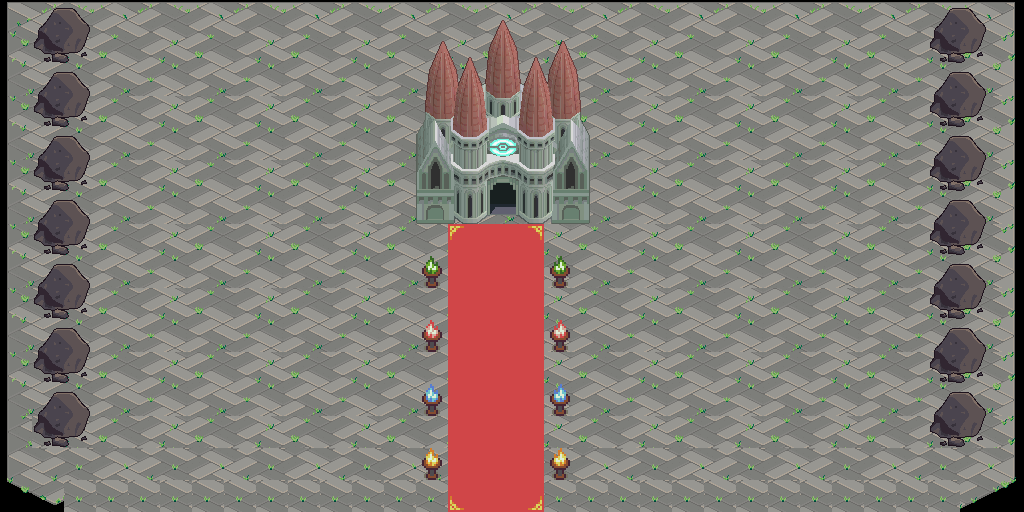

A level layout from a 2D game, rendered from its tile map. Below: a short description, then the map file with its tile-grid data intact:
An orthogonal 32x16 tile map with 32x32 px tiles, 5 tile layers (ground, rock, road, building, ...), 6 tilesets and 3 objects (1, 2, 3).

<map version="1.2" tiledversion="1.2.4" orientation="orthogonal" renderorder="right-down" width="32" height="16" tilewidth="32" tileheight="32" infinite="0" nextlayerid="8" nextobjectid="4">
 <tileset firstgid="1" source="terrain_atlas.tsx" />
 <tileset firstgid="1025" source="Tiny32-Complete-Spritesheet_0.tsx" />
 <tileset firstgid="1281" source="d2twtha-9929eac5-3918-4922-9a55-d49508047cc0.tsx" />
 <tileset firstgid="2305" source="d2twttt-fe1e0648-ccd7-43d2-b722-e5e12048bb59.tsx" />
 <tileset firstgid="3329" source="9.tsx" />
 <tileset firstgid="3330" source="innenraumx.tsx" />
 <layer id="1" name="ground" width="32" height="16">
  <data encoding="csv">
481,482,483,484,482,483,484,482,483,484,482,483,484,482,483,484,482,483,484,482,483,484,482,483,484,482,483,484,482,483,484,485,
513,514,515,516,514,515,516,514,515,516,514,515,516,514,515,516,514,515,516,514,515,516,514,515,516,514,515,516,514,515,516,517,
545,546,547,548,546,547,548,546,547,548,546,547,548,546,547,548,546,547,548,546,547,548,546,547,548,546,547,548,546,547,548,549,
513,514,515,516,514,515,516,514,515,516,514,515,516,514,515,516,514,515,516,514,515,516,514,515,516,514,515,516,514,515,516,517,
545,546,547,548,546,547,548,546,547,548,546,547,548,546,547,548,546,547,548,546,547,548,546,547,548,546,547,548,546,547,548,549,
513,514,515,516,514,515,516,514,515,516,514,515,516,514,515,516,514,515,516,514,515,516,514,515,516,514,515,516,514,515,516,517,
545,546,547,548,546,547,548,546,547,548,546,547,548,546,547,548,546,547,548,546,547,548,546,547,548,546,547,548,546,547,548,549,
513,514,515,516,514,515,516,514,515,516,514,515,516,514,515,516,514,515,516,514,515,516,514,515,516,514,515,516,514,515,516,517,
545,546,547,548,546,547,548,546,547,548,546,547,548,546,547,548,546,547,548,546,547,548,546,547,548,546,547,548,546,547,548,549,
513,514,515,516,514,515,516,514,515,516,514,515,516,514,515,516,514,515,516,514,515,516,514,515,516,514,515,516,514,515,516,517,
545,546,547,548,546,547,548,546,547,548,546,547,548,546,547,548,546,547,548,546,547,548,546,547,548,546,547,548,546,547,548,549,
513,514,515,516,514,515,516,514,515,516,514,515,516,514,515,516,514,515,516,514,515,516,514,515,516,514,515,516,514,515,516,517,
545,546,547,548,546,547,548,546,547,548,546,547,548,546,547,548,546,547,548,546,547,548,546,547,548,546,547,548,546,547,548,549,
545,514,515,516,514,515,516,514,515,516,514,515,516,514,515,516,514,515,516,514,515,516,514,515,516,514,515,516,514,515,516,517,
577,578,579,580,578,579,580,578,579,580,578,579,580,578,579,580,578,579,580,578,579,580,578,579,580,578,579,580,578,579,580,581,
609,610,579,579,579,579,579,579,579,579,579,579,579,579,579,579,579,579,579,579,579,579,579,579,579,579,579,579,579,579,612,613
</data>
 </layer>
 <layer id="2" name="rock" width="32" height="16">
  <data encoding="csv">
0,403,404,0,0,0,0,0,0,0,0,0,0,0,0,0,0,0,0,0,0,0,0,0,0,0,0,0,0,403,404,0,
0,435,436,0,0,0,0,0,0,0,0,0,0,0,0,0,0,0,0,0,0,0,0,0,0,0,0,0,0,435,436,0,
0,403,404,0,0,0,0,0,0,0,0,0,0,0,0,0,0,0,0,0,0,0,0,0,0,0,0,0,0,403,404,0,
0,435,436,0,0,0,0,0,0,0,0,0,0,0,0,0,0,0,0,0,0,0,0,0,0,0,0,0,0,435,436,0,
0,403,404,0,0,0,0,0,0,0,0,0,0,0,0,0,0,0,0,0,0,0,0,0,0,0,0,0,0,403,404,0,
0,435,436,0,0,0,0,0,0,0,0,0,0,0,0,0,0,0,0,0,0,0,0,0,0,0,0,0,0,435,436,0,
0,403,404,0,0,0,0,0,0,0,0,0,0,0,0,0,0,0,0,0,0,0,0,0,0,0,0,0,0,403,404,0,
0,435,436,0,0,0,0,0,0,0,0,0,0,0,0,0,0,0,0,0,0,0,0,0,0,0,0,0,0,435,436,0,
0,403,404,0,0,0,0,0,0,0,0,0,0,0,0,0,0,0,0,0,0,0,0,0,0,0,0,0,0,403,404,0,
0,435,436,0,0,0,0,0,0,0,0,0,0,0,0,0,0,0,0,0,0,0,0,0,0,0,0,0,0,435,436,0,
0,403,404,0,0,0,0,0,0,0,0,0,0,0,0,0,0,0,0,0,0,0,0,0,0,0,0,0,0,403,404,0,
0,435,436,0,0,0,0,0,0,0,0,0,0,0,0,0,0,0,0,0,0,0,0,0,0,0,0,0,0,435,436,0,
0,403,404,0,0,0,0,0,0,0,0,0,0,0,0,0,0,0,0,0,0,0,0,0,0,0,0,0,0,403,404,0,
0,435,436,0,0,0,0,0,0,0,0,0,0,0,0,0,0,0,0,0,0,0,0,0,0,0,0,0,0,435,436,0,
0,0,0,0,0,0,0,0,0,0,0,0,0,0,0,0,0,0,0,0,0,0,0,0,0,0,0,0,0,0,0,0,
0,0,0,0,0,0,0,0,0,0,0,0,0,0,0,0,0,0,0,0,0,0,0,0,0,0,0,0,0,0,0,0
</data>
 </layer>
 <layer id="7" name="road" width="32" height="16">
  <data encoding="csv">
0,0,0,0,0,0,0,0,0,0,0,0,0,0,0,0,0,0,0,0,0,0,0,0,0,0,0,0,0,0,0,0,
0,0,0,0,0,0,0,0,0,0,0,0,0,0,0,0,0,0,0,0,0,0,0,0,0,0,0,0,0,0,0,0,
0,0,0,0,0,0,0,0,0,0,0,0,0,0,0,0,0,0,0,0,0,0,0,0,0,0,0,0,0,0,0,0,
0,0,0,0,0,0,0,0,0,0,0,0,0,0,0,0,0,0,0,0,0,0,0,0,0,0,0,0,0,0,0,0,
0,0,0,0,0,0,0,0,0,0,0,0,0,0,0,0,0,0,0,0,0,0,0,0,0,0,0,0,0,0,0,0,
0,0,0,0,0,0,0,0,0,0,0,0,0,0,0,0,0,0,0,0,0,0,0,0,0,0,0,0,0,0,0,0,
0,0,0,0,0,0,0,0,0,0,0,0,0,0,0,0,0,0,0,0,0,0,0,0,0,0,0,0,0,0,0,0,
0,0,0,0,0,0,0,0,0,0,0,0,0,0,1119,1118,1120,0,0,0,0,0,0,0,0,0,0,0,0,0,0,0,
0,0,0,0,0,0,0,0,0,0,0,0,0,1278,1118,1118,1118,1280,0,0,0,0,0,0,0,0,0,0,0,0,0,0,
0,0,0,0,0,0,0,0,0,0,0,0,0,0,1118,1118,1118,0,0,0,0,0,0,0,0,0,0,0,0,0,0,0,
0,0,0,0,0,0,0,0,0,0,0,0,0,1262,1118,1118,1118,1264,0,0,0,0,0,0,0,0,0,0,0,0,0,0,
0,0,0,0,0,0,0,0,0,0,0,0,0,0,1118,1118,1118,0,0,0,0,0,0,0,0,0,0,0,0,0,0,0,
0,0,0,0,0,0,0,0,0,0,0,0,0,1246,1118,1118,1118,1248,0,0,0,0,0,0,0,0,0,0,0,0,0,0,
0,0,0,0,0,0,0,0,0,0,0,0,0,0,1118,1118,1118,0,0,0,0,0,0,0,0,0,0,0,0,0,0,0,
0,0,0,0,0,0,0,0,0,0,0,0,0,1230,1118,1118,1118,1232,0,0,0,0,0,0,0,0,0,0,0,0,0,0,
0,0,0,0,0,0,0,0,0,0,0,0,0,0,1135,1118,1136,0,0,0,0,0,0,0,0,0,0,0,0,0,0,0
</data>
 </layer>
 <layer id="3" name="building" width="32" height="16">
  <data encoding="csv">
0,0,0,0,0,0,0,0,0,0,0,0,0,0,0,0,0,0,0,0,0,0,0,0,0,0,0,0,0,0,0,0,
0,0,0,0,0,0,0,0,0,0,0,0,0,0,0,0,0,0,0,0,0,0,0,0,0,0,0,0,0,0,0,0,
0,0,0,0,0,0,0,0,0,0,0,0,0,0,0,0,0,0,0,0,0,0,0,0,0,0,0,0,0,0,0,0,
0,0,0,0,0,0,0,0,0,0,0,0,0,0,0,0,0,0,0,0,0,0,0,0,0,0,0,0,0,0,0,0,
0,0,0,0,0,0,0,0,0,0,0,0,0,0,0,0,0,0,0,0,0,0,0,0,0,0,0,0,0,0,0,0,
0,0,0,0,0,0,0,0,0,0,0,0,0,0,0,0,0,0,0,0,0,0,0,0,0,0,0,0,0,0,0,0,
0,0,0,0,0,0,0,0,0,0,0,0,0,3329,0,0,0,0,0,0,0,0,0,0,0,0,0,0,0,0,0,0,
0,0,0,0,0,0,0,0,0,0,0,0,0,0,0,0,0,0,0,0,0,0,0,0,0,0,0,0,0,0,0,0,
0,0,0,0,0,0,0,0,0,0,0,0,0,0,0,0,0,0,0,0,0,0,0,0,0,0,0,0,0,0,0,0,
0,0,0,0,0,0,0,0,0,0,0,0,0,0,0,0,0,0,0,0,0,0,0,0,0,0,0,0,0,0,0,0,
0,0,0,0,0,0,0,0,0,0,0,0,0,0,0,0,0,0,0,0,0,0,0,0,0,0,0,0,0,0,0,0,
0,0,0,0,0,0,0,0,0,0,0,0,0,0,0,0,0,0,0,0,0,0,0,0,0,0,0,0,0,0,0,0,
0,0,0,0,0,0,0,0,0,0,0,0,0,0,0,0,0,0,0,0,0,0,0,0,0,0,0,0,0,0,0,0,
0,0,0,0,0,0,0,0,0,0,0,0,0,0,0,0,0,0,0,0,0,0,0,0,0,0,0,0,0,0,0,0,
0,0,0,0,0,0,0,0,0,0,0,0,0,0,0,0,0,0,0,0,0,0,0,0,0,0,0,0,0,0,0,0,
0,0,0,0,0,0,0,0,0,0,0,0,0,0,0,0,0,0,0,0,0,0,0,0,0,0,0,0,0,0,0,0
</data>
 </layer>
 <layer id="5" name="physics" width="32" height="16">
  <data encoding="csv">
0,0,0,0,0,0,0,0,0,0,0,0,0,0,0,0,0,0,0,0,0,0,0,0,0,0,0,0,0,0,0,0,
0,0,0,0,0,0,0,0,0,0,0,0,0,0,0,0,0,0,0,0,0,0,0,0,0,0,0,0,0,0,0,0,
0,0,0,0,0,0,0,0,0,0,0,0,0,0,0,0,0,0,0,0,0,0,0,0,0,0,0,0,0,0,0,0,
0,0,0,0,0,0,0,0,0,0,0,0,0,0,0,0,0,0,0,0,0,0,0,0,0,0,0,0,0,0,0,0,
0,0,0,0,0,0,0,0,0,0,0,0,0,0,0,0,0,0,0,0,0,0,0,0,0,0,0,0,0,0,0,0,
0,0,0,0,0,0,0,0,0,0,0,0,0,0,0,0,0,0,0,0,0,0,0,0,0,0,0,0,0,0,0,0,
0,0,0,0,0,0,0,0,0,0,0,0,0,3377,3377,0,0,3377,3377,0,0,0,0,0,0,0,0,0,0,0,0,0,
0,0,0,0,0,0,0,0,0,0,0,0,0,3377,0,0,0,3377,0,0,0,0,0,0,0,0,0,0,0,0,0,0,
0,0,0,0,0,0,0,0,0,0,0,0,0,3377,0,0,0,3377,0,0,0,0,0,0,0,0,0,0,0,0,0,0,
0,0,0,0,0,0,0,0,0,0,0,0,0,3377,0,0,0,3377,0,0,0,0,0,0,0,0,0,0,0,0,0,0,
0,0,0,0,0,0,0,0,0,0,0,0,0,3377,0,0,0,3377,0,0,0,0,0,0,0,0,0,0,0,0,0,0,
0,0,0,0,0,0,0,0,0,0,0,0,0,3377,0,0,0,3377,0,0,0,0,0,0,0,0,0,0,0,0,0,0,
0,0,0,0,0,0,0,0,0,0,0,0,0,3377,0,0,0,3377,0,0,0,0,0,0,0,0,0,0,0,0,0,0,
0,0,0,0,0,0,0,0,0,0,0,0,0,3377,0,0,0,3377,0,0,0,0,0,0,0,0,0,0,0,0,0,0,
0,0,0,0,0,0,0,0,0,0,0,0,0,3377,0,0,0,3377,0,0,0,0,0,0,0,0,0,0,0,0,0,0,
0,0,0,0,0,0,0,0,0,0,0,0,0,3377,0,0,0,3377,0,0,0,0,0,0,0,0,0,0,0,0,0,0
</data>
 </layer>
 <objectgroup id="6" name="Object">
  <object id="1" type="1" x="495" y="440">
   <point />
  </object>
  <object id="2" type="2" x="495" y="509">
   <point />
  </object>
  <object id="3" type="3" x="503" y="215">
   <point />
  </object>
 </objectgroup>
</map>
